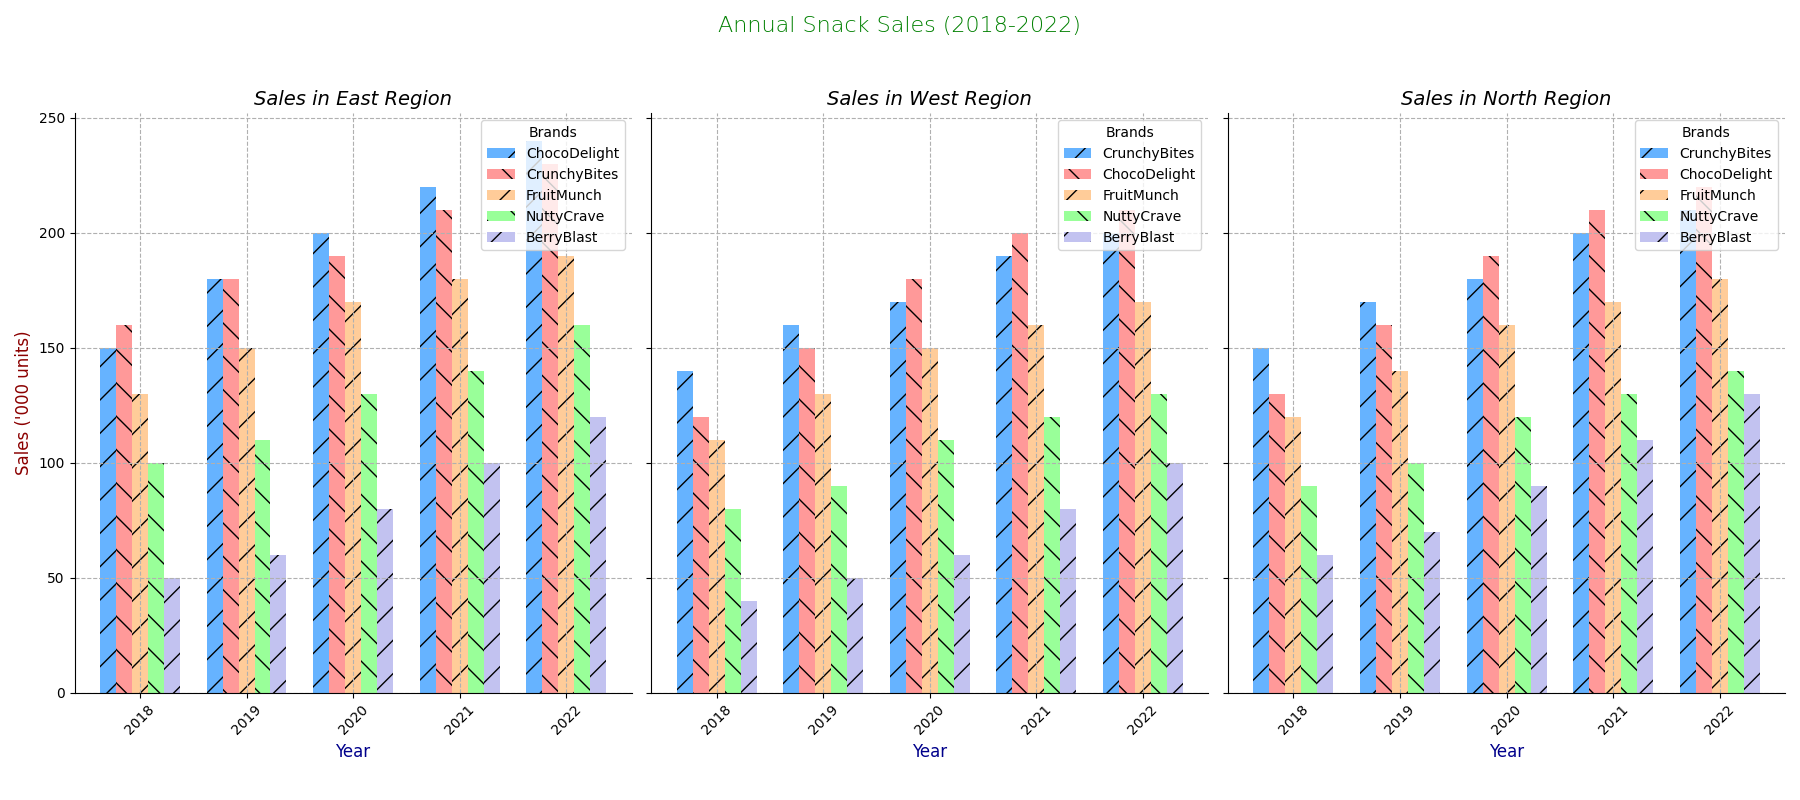

Generate this figure with Python:
import matplotlib.pyplot as plt
import numpy as np

years = np.array([2018, 2019, 2020, 2021, 2022])
brands = ["CrunchyBites", "FruitMunch", "ChocoDelight", "NuttyCrave", "BerryBlast"]

sales_north = np.array([
    [150, 170, 180, 200, 210], 
    [120, 140, 160, 170, 180],
    [130, 160, 190, 210, 220],
    [90, 100, 120, 130, 140], 
    [60, 70, 90, 110, 130]
])

sales_east = np.array([
    [160, 180, 190, 210, 230],
    [130, 150, 170, 180, 190], 
    [150, 180, 200, 220, 240], 
    [100, 110, 130, 140, 160], 
    [50, 60, 80, 100, 120]
])

sales_west = np.array([
    [140, 160, 170, 190, 200], 
    [110, 130, 150, 160, 170], 
    [120, 150, 180, 200, 210], 
    [80, 90, 110, 120, 130], 
    [40, 50, 60, 80, 100]
])

def sort_sales(sales):
    total_sales = sales.sum(axis=1)
    sorted_indices = np.argsort(-total_sales)
    return sales[sorted_indices], [brands[i] for i in sorted_indices]

sales_north_sorted, brands_north_sorted = sort_sales(sales_north)
sales_east_sorted, brands_east_sorted = sort_sales(sales_east)
sales_west_sorted, brands_west_sorted = sort_sales(sales_west)

fig, axes = plt.subplots(1, 3, figsize=(18, 8), sharey=True)
colors = ['#66b3ff','#ff9999','#ffcc99','#99ff99', '#c2c2f0']

for ax, region, sales, region_brands in zip(
    axes, 
    ["East", "West", "North"],  
    [sales_east_sorted, sales_west_sorted, sales_north_sorted], 
    [brands_east_sorted, brands_west_sorted, brands_north_sorted]
):
    bar_width = 0.15
    index = np.arange(len(years))
    
    for i, (brand, color) in enumerate(zip(region_brands, colors)):
        ax.bar(index + (i * bar_width), sales[i], bar_width, label=brand, color=color, hatch='/' if i % 2 == 0 else '\\')
    
    ax.set_title(f'Sales in {region} Region', fontsize=14, fontstyle='italic')
    ax.set_xlabel('Year', fontsize=12, color='darkblue')
    ax.set_xticks(index + bar_width * 2)
    ax.set_xticklabels(years, rotation=45)
    ax.legend(title='Brands', loc='upper right')
    ax.spines['top'].set_visible(False)
    ax.spines['right'].set_visible(False)
    ax.grid(visible=(region == "North"), linestyle='--')

axes[0].set_ylabel('Sales (\'000 units)', fontsize=12, color='darkred')
fig.suptitle('Annual Snack Sales (2018-2022)', fontsize=16, fontweight='light', color='green')
plt.tight_layout(rect=[0, 0.03, 1, 0.95])
plt.show()
